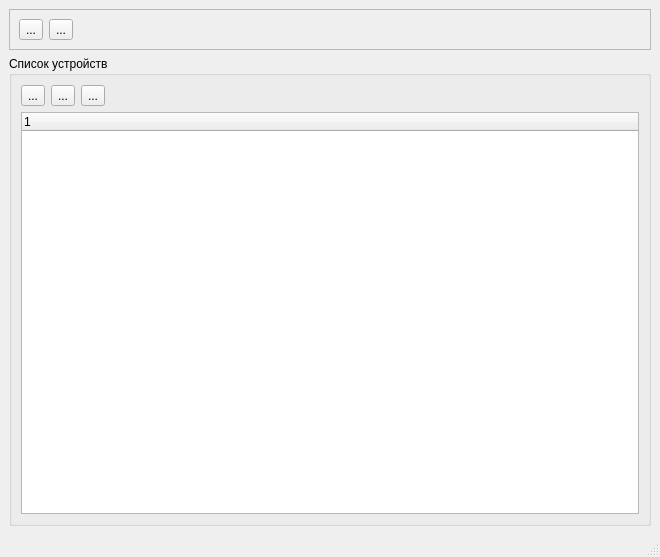
<?xml version="1.0" encoding="UTF-8"?>
<ui version="4.0">
 <class>MainWindow</class>
 <widget class="QMainWindow" name="MainWindow">
  <property name="geometry">
   <rect>
    <x>0</x>
    <y>0</y>
    <width>660</width>
    <height>557</height>
   </rect>
  </property>
  <property name="windowTitle">
   <string>Энергосоюз</string>
  </property>
  <widget class="QWidget" name="centralwidget">
   <layout class="QVBoxLayout" name="verticalLayout_3">
    <item>
     <widget class="QFrame" name="frame">
      <property name="frameShape">
       <enum>QFrame::StyledPanel</enum>
      </property>
      <property name="frameShadow">
       <enum>QFrame::Raised</enum>
      </property>
      <layout class="QHBoxLayout" name="horizontalLayout_2">
       <property name="leftMargin">
        <number>9</number>
       </property>
       <property name="topMargin">
        <number>9</number>
       </property>
       <property name="rightMargin">
        <number>9</number>
       </property>
       <property name="bottomMargin">
        <number>9</number>
       </property>
       <item>
        <layout class="QHBoxLayout" name="horizontalLayout_3">
         <item>
          <widget class="QToolButton" name="btnUploadXML">
           <property name="toolTip">
            <string>Выгрузить XML</string>
           </property>
           <property name="text">
            <string>...</string>
           </property>
           <property name="icon">
            <iconset resource="energo.qrc">
             <normaloff>:/icons/xml-file-format-symbol.png</normaloff>:/icons/xml-file-format-symbol.png</iconset>
           </property>
           <property name="iconSize">
            <size>
             <width>16</width>
             <height>16</height>
            </size>
           </property>
          </widget>
         </item>
         <item>
          <widget class="QToolButton" name="btnLoadDataFromXmlFile">
           <property name="text">
            <string>...</string>
           </property>
           <property name="icon">
            <iconset resource="energo.qrc">
             <normaloff>:/icons/3c22890470da1566063eb57a9a0b0fe6.png</normaloff>:/icons/3c22890470da1566063eb57a9a0b0fe6.png</iconset>
           </property>
           <property name="iconSize">
            <size>
             <width>16</width>
             <height>16</height>
            </size>
           </property>
          </widget>
         </item>
         <item>
          <spacer name="horizontalSpacer">
           <property name="orientation">
            <enum>Qt::Horizontal</enum>
           </property>
           <property name="sizeHint" stdset="0">
            <size>
             <width>40</width>
             <height>20</height>
            </size>
           </property>
          </spacer>
         </item>
        </layout>
       </item>
      </layout>
     </widget>
    </item>
    <item>
     <layout class="QHBoxLayout" name="horizontalLayout">
      <item>
       <widget class="QGroupBox" name="groupBox">
        <property name="title">
         <string>Список устройств</string>
        </property>
        <layout class="QVBoxLayout" name="verticalLayout">
         <item>
          <layout class="QHBoxLayout" name="horizontalLayout_4">
           <item>
            <widget class="QToolButton" name="btnShowFormCreateUnit">
             <property name="toolTip">
              <string>Новое устройство</string>
             </property>
             <property name="text">
              <string>...</string>
             </property>
             <property name="icon">
              <iconset resource="energo.qrc">
               <normaloff>:/icons/ed519dacc89b2bead3f453b0b05a4a8b.png</normaloff>:/icons/ed519dacc89b2bead3f453b0b05a4a8b.png</iconset>
             </property>
             <property name="iconSize">
              <size>
               <width>16</width>
               <height>16</height>
              </size>
             </property>
            </widget>
           </item>
           <item>
            <widget class="QToolButton" name="btnChangeUnit">
             <property name="toolTip">
              <string>Изменить существующее</string>
             </property>
             <property name="text">
              <string>...</string>
             </property>
             <property name="icon">
              <iconset resource="energo.qrc">
               <normaloff>:/icons/6d1e481bdcf159961818823e652a7725.png</normaloff>:/icons/6d1e481bdcf159961818823e652a7725.png</iconset>
             </property>
             <property name="iconSize">
              <size>
               <width>16</width>
               <height>16</height>
              </size>
             </property>
            </widget>
           </item>
           <item>
            <widget class="QToolButton" name="btnDeleteUnit">
             <property name="toolTip">
              <string>Удалить устройство</string>
             </property>
             <property name="text">
              <string>...</string>
             </property>
             <property name="icon">
              <iconset resource="energo.qrc">
               <normaloff>:/icons/51efe0e04f50db6a32d32eb749ebb30e.png</normaloff>:/icons/51efe0e04f50db6a32d32eb749ebb30e.png</iconset>
             </property>
             <property name="iconSize">
              <size>
               <width>16</width>
               <height>16</height>
              </size>
             </property>
            </widget>
           </item>
           <item>
            <spacer name="horizontalSpacer_2">
             <property name="orientation">
              <enum>Qt::Horizontal</enum>
             </property>
             <property name="sizeHint" stdset="0">
              <size>
               <width>40</width>
               <height>20</height>
              </size>
             </property>
            </spacer>
           </item>
          </layout>
         </item>
         <item>
          <widget class="QTreeWidget" name="treeWidget">
           <column>
            <property name="text">
             <string notr="true">1</string>
            </property>
           </column>
          </widget>
         </item>
        </layout>
       </widget>
      </item>
     </layout>
    </item>
   </layout>
  </widget>
  <widget class="QMenuBar" name="menubar">
   <property name="geometry">
    <rect>
     <x>0</x>
     <y>0</y>
     <width>660</width>
     <height>21</height>
    </rect>
   </property>
  </widget>
  <widget class="QStatusBar" name="statusbar"/>
 </widget>
 <resources>
  <include location="energo.qrc"/>
 </resources>
 <connections/>
</ui>
